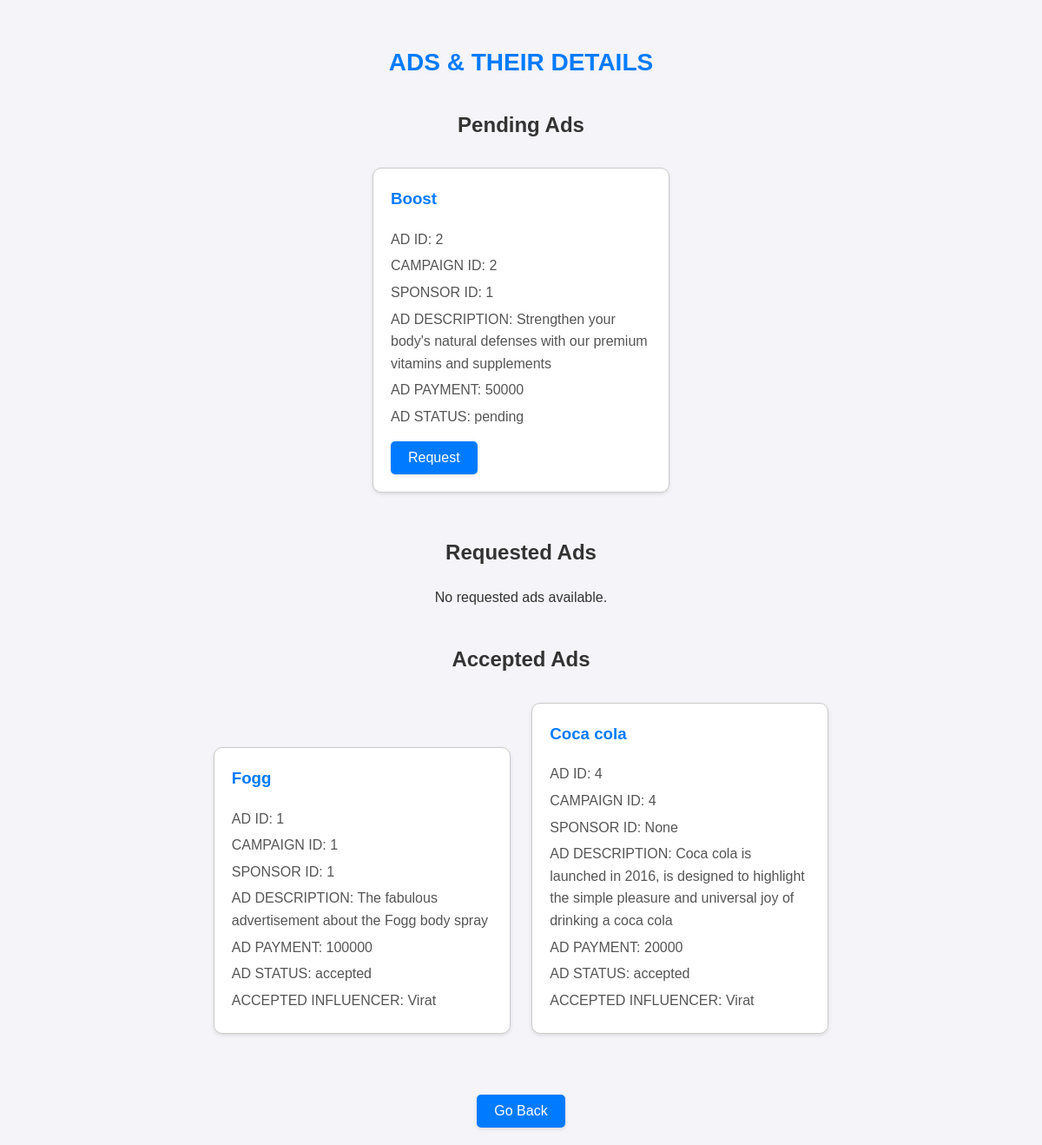
Screenshot of /ad_details/1 with the database file from the repository.
### tables this page shows
CREATE TABLE ads(ad_id integer PRIMARY KEY AUTOINCREMENT, camp_id integer,spon_id integer, influ_id integer,name varchar(20) not null,description varchar(50)not null,terms varchar(30),messages varchar(100),payment integer not null,status varchar(20), influ_name varchar(20));

### frontpage.py (the view)
@app.route('/ad_details/<int:influ_id>', methods=['GET', 'POST'])
def ad_details(influ_id):
    conn = sqlite3.connect('database.db')
    c = conn.cursor()
    c.execute("SELECT * FROM ads")
    ads = c.fetchall()
    conn.commit()
    conn.close()
    return render_template('ad_details.html', ads=ads, influ_id=influ_id)

### templates/ad_details.html (shortened to what this page needs)
<!DOCTYPE html>
<html>
<head>
</head>
<body>
    <center class="container">
        <h1>ADS & THEIR DETAILS</h1>
        <div class="ad-section">
            <h2>Pending Ads</h2>
            <div class="ad-container">
                {% for ad in ads if ad[9] == 'pending' %}
                    <div class="ad-box">
                        <h3>{{ ad[4] }}</h3>
                        <p>AD ID: {{ ad[0] }}</p>
                        <p>CAMPAIGN ID: {{ ad[1] }}</p>
                        <p>SPONSOR ID: {{ ad[2] }}</p>
                        <p>AD DESCRIPTION: {{ ad[5] }}</p>
                        <p>AD PAYMENT: {{ ad[8] }}</p>
                        <p>AD STATUS: {{ ad[9] }}</p>
                        <form class="request-form" action="{{ url_for('request_ad',influ_id=influ_id) }}" method="post">
                            <button type="button" onclick="submitRequestForm(this.form)">Request</button>
                        </form>
                    </div>
                {% else %}
                    <p>No pending ads available.</p>
                {% endfor %}
            </div>
        </div>
        <div class="ad-section">
            <h2>Requested Ads</h2>
            <div class="ad-container">
                {% for ad in ads if ad[9] == 'sponsor_requested' %}
                    <div class="ad-box">
                        <h3>{{ ad[4] }}</h3>
                        <p>AD ID: {{ ad[0] }}</p>
                        <p>CAMPAIGN ID: {{ ad[1] }}</p>
                        <p>SPONSOR ID: {{ ad[2] }}</p>
                        <p>AD DESCRIPTION: {{ ad[5] }}</p>
                        <p>AD PAYMENT: {{ ad[8] }}</p>
                        <p>AD STATUS: {{ ad[9] }}</p>
                        <p>REQUESTED INFLUENCER: {{ ad[10] }}</p>
                    </div>
                {% else %}
                    <p>No requested ads available.</p>
                {% endfor %}
            </div>
        </div>
        <div class="ad-section">
            <h2>Accepted Ads</h2>
            <div class="ad-container">
                {% for ad in ads if ad[9] == 'accepted' %}
                    <div class="ad-box">
                        <h3>{{ ad[4] }}</h3>
                        <p>AD ID: {{ ad[0] }}</p>
                        <p>CAMPAIGN ID: {{ ad[1] }}</p>
                        <p>SPONSOR ID: {{ ad[2] }}</p>
                        <p>AD DESCRIPTION: {{ ad[5] }}</p>
                        <p>AD PAYMENT: {{ ad[8] }}</p>
                        <p>AD STATUS: {{ ad[9] }}</p>
                        <p>ACCEPTED INFLUENCER: {{ ad[10] }}</p>
                    </div>
                {% else %}
                    <p>No accepted ads available.</p>
                {% endfor %}
            </div>
        </div>
        <button class="button" onclick="goBack()">Go Back</button>
    </center>
</body>
</html>

### templates/ad_details.html (style rules this page uses)
body { font-family: 'Arial', sans-serif; margin: 0; padding: 0; background-color: #f4f4f9; color: #333; line-height: 1.6; }
.container { width: 80%; margin: 0 auto; padding: 20px; }
h1 { text-align: center; color: #007bff; margin-top: 30px; font-size: 28px; text-transform: uppercase; }
.ad-section { margin-top: 30px; }
.ad-container { text-align: center; margin-bottom: 40px; }
.ad-box { border: 1px solid #ccc; border-radius: 10px; padding: 20px; margin: 10px; width: 300px; display: inline-block; text-align: left; cursor: pointer; text-decoration: none; color: inherit; background-color: #fff; box-shadow: 0 2px 4px rgba(0, 0, 0, 0.1); }
.ad-box h3 { margin-top: 0; color: #007bff; }
.ad-box p { margin: 5px 0; color: #555; }
.request-form button { margin-top: 10px; padding: 10px 20px; font-size: 16px; color: white; background-color: #007bff; border: none; border-radius: 5px; cursor: pointer; transition: background-color 0.3s ease, transform 0.2s ease; box-shadow: 0 2px 4px rgba(0, 0, 0, 0.1); }
.button { margin-top: 20px; padding: 10px 20px; font-size: 16px; color: white; background-color: #007bff; border: none; border-radius: 5px; cursor: pointer; transition: background-color 0.3s ease, transform 0.2s ease; box-shadow: 0 2px 4px rgba(0, 0, 0, 0.1); }

### rows the page displays
ads: name "Boost", ad_id "2", camp "2", spon "1", description "Strengthen your body's natural defenses with our premium vitamins and supplements", payment "50000", status "pending"
ads: name "Fogg", ad_id "1", camp "1", spon "1", description "The fabulous advertisement about the Fogg body spray", payment "100000", status "accepted", influ_name "Virat"
ads: name "Coca cola", ad_id "4", camp "4", ad "None", description "Coca cola is launched in 2016, is designed to highlight the simple pleasure and universal joy of drinking a coca cola", payment "20000", status "accepted", influ_name "Virat"
